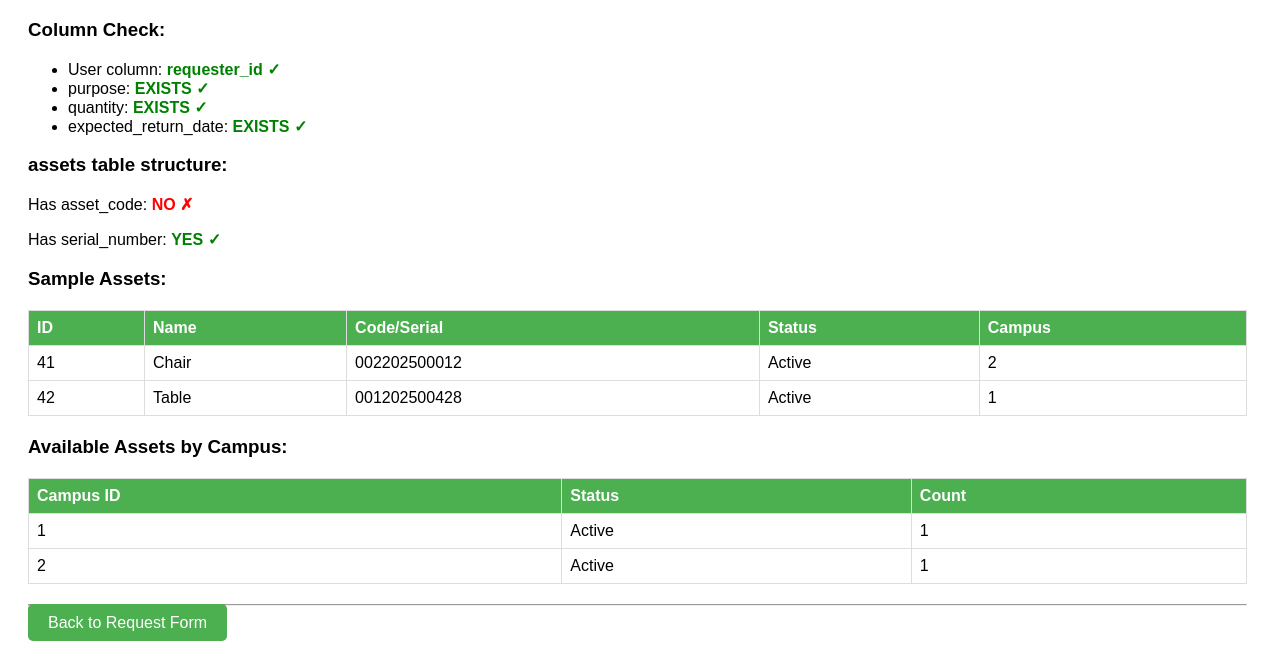
The page /check_schema.php (signed in, lower part) on the database as committed earlier.
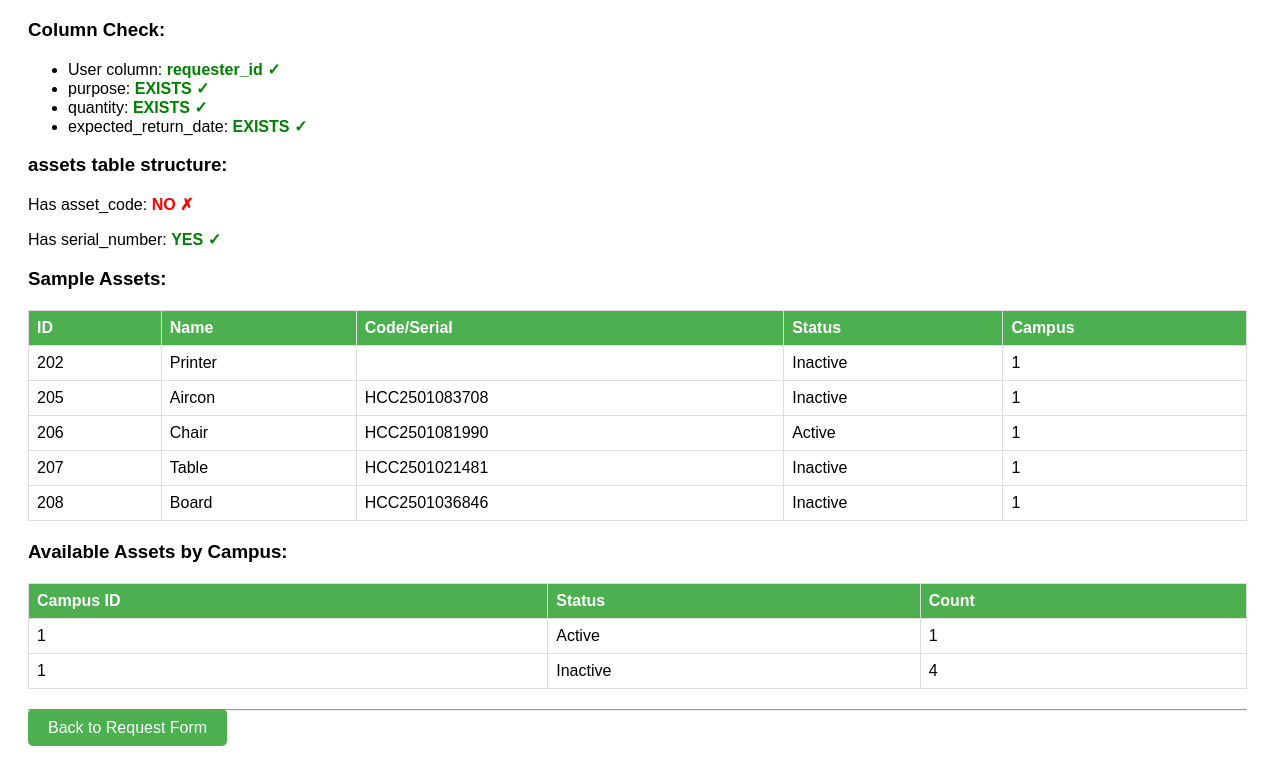
The same page on the database as committed later.
### tables this page shows
CREATE TABLE `assets` (
  `id` int(11) NOT NULL,
  `asset_name` varchar(255) NOT NULL,
  `category_id` int(11) NOT NULL,
  `status` enum('Active','Inactive','Damaged','Missing','Under Repair','Retired') DEFAULT 'Active' COMMENT 'Asset status: Active=in use, Inactive=in storage/available, Damaged=needs repair, Missing=lost/untraceable, Under Repair=being fixed, Retired=decommissioned',
  `campus_id` int(11) NOT NULL,
  `office_id` int(11) DEFAULT NULL,
  `location` varchar(255) NOT NULL,
  `room_id` int(11) DEFAULT NULL,
  `brand_id` int(11) DEFAULT NULL,
  `purchase_date` date NOT NULL,
  `value` decimal(15,2) NOT NULL,
  `original_value` decimal(15,2) DEFAULT NULL COMMENT 'Original purchase value',
  `current_value` decimal(15,2) DEFAULT NULL COMMENT 'Current depreciated value',
  `depreciation_rate` decimal(5,2) DEFAULT 0.00 COMMENT 'Annual depreciation rate in percentage',
  `last_depreciation_date` date DEFAULT NULL COMMENT 'Last date depreciation was calculated',
  `inventory_date` date DEFAULT NULL,
  `supplier` varchar(255) DEFAULT NULL,
  `quantity` int(11) NOT NULL DEFAULT 1,
  `inactive_quantity` int(11) NOT NULL DEFAULT 0,
  `serial_number` varchar(100) DEFAULT NULL,
  `barcode` varchar(255) DEFAULT NULL,
  `description` text DEFAULT NULL,
  `assigned_to` varchar(255) DEFAULT NULL,
  `assigned_email` varchar(255) DEFAULT NULL,
  `assigned_to_id` int(11) DEFAULT NULL,
  `assignment_date` date DEFAULT NULL,
  `unassigned_date` date DEFAULT NULL,
  `created_at` timestamp NOT NULL DEFAULT current_timestamp(),
  `updated_at` timestamp NOT NULL DEFAULT current_timestamp() ON UPDATE current_timestamp(),
  `created_by` int(11) DEFAULT NULL,
  `remarks` text DEFAULT NULL,
  `size` varchar(100) DEFAULT NULL,
  `article` varchar(255) DEFAULT NULL,
  `counted_by` varchar(255) DEFAULT NULL,
  `checked_by` varchar(255) DEFAULT NULL
);

### check_schema.php (the view, shortened to what this page needs)
<?php
require_once 'config.php';
try {
    $stmt = $pdo->query("DESCRIBE asset_requests");
    $columns = $stmt->fetchAll();
    $columnNames = array_column($columns, 'Field');
    $hasUserId = in_array('user_id', $columnNames);
    $hasRequesterId = in_array('requester_id', $columnNames);
    $hasRequestedBy = in_array('requested_by', $columnNames);
    $hasPurpose = in_array('purpose', $columnNames);
    $hasQuantity = in_array('quantity', $columnNames);
    $hasExpectedReturn = in_array('expected_return_date', $columnNames);
    echo "<h3>Column Check:</h3>";
    echo "<ul>";
    echo "<li>User column: " . ($hasUserId ? "<span class='success'>user_id ✓</span>" : ($hasRequesterId ? "<span class='success'>requester_id ✓</span>" : ($hasRequestedBy ? "<span class='success'>requested_by ✓</span>" : "<span class='error'>MISSING ✗</span>"))) . "</li>";
    echo "<li>purpose: " . ($hasPurpose ? "<span class='success'>EXISTS ✓</span>" : "<span class='error'>MISSING ✗</span>") . "</li>";
    echo "<li>quantity: " . ($hasQuantity ? "<span class='success'>EXISTS ✓</span>" : "<span class='error'>MISSING ✗</span>") . "</li>";
    echo "<li>expected_return_date: " . ($hasExpectedReturn ? "<span class='success'>EXISTS ✓</span>" : "<span class='error'>MISSING ✗</span>") . "</li>";
    echo "</ul>";
} catch (PDOException $e) {
    echo "<p class='error'>Error: " . $e->getMessage() . "</p>";
}
echo "<h3>assets table structure:</h3>";
try {
    $stmt = $pdo->query("DESCRIBE assets");
    $assetColumns = $stmt->fetchAll();
    $assetColumnNames = array_column($assetColumns, 'Field');
    $hasAssetCode = in_array('asset_code', $assetColumnNames);
    $hasSerialNumber = in_array('serial_number', $assetColumnNames);
    echo "<p>Has asset_code: " . ($hasAssetCode ? "<span class='success'>YES ✓</span>" : "<span class='error'>NO ✗</span>") . "</p>";
    echo "<p>Has serial_number: " . ($hasSerialNumber ? "<span class='success'>YES ✓</span>" : "<span class='error'>NO ✗</span>") . "</p>";
    $codeColumn = $hasAssetCode ? 'asset_code' : ($hasSerialNumber ? 'serial_number' : 'id');
    echo "<h3>Sample Assets:</h3>";
    $stmt = $pdo->query("SELECT id, asset_name, {$codeColumn} as code, status, campus_id FROM assets LIMIT 10");
    $assets = $stmt->fetchAll();
    echo "<table><tr><th>ID</th><th>Name</th><th>Code/Serial</th><th>Status</th><th>Campus</th></tr>";
    foreach ($assets as $asset) {
        echo "<tr><td>{$asset['id']}</td><td>{$asset['asset_name']}</td><td>{$asset['code']}</td><td>{$asset['status']}</td><td>{$asset['campus_id']}</td></tr>";
    }
    echo "</table>";
} catch (PDOException $e) {
    echo "<p class='error'>Error checking assets: " . $e->getMessage() . "</p>";
}
echo "<h3>Available Assets by Campus:</h3>";
$stmt = $pdo->query("SELECT campus_id, status, COUNT(*) as count FROM assets GROUP BY campus_id, status");
$counts = $stmt->fetchAll();
echo "<table><tr><th>Campus ID</th><th>Status</th><th>Count</th></tr>";
foreach ($counts as $count) {
    echo "<tr><td>{$count['campus_id']}</td><td>{$count['status']}</td><td>{$count['count']}</td></tr>";
}
echo "</table>";
echo "<hr><a href='request_asset.php' style='padding: 10px 20px; background: #4CAF50; color: white; text-decoration: none; border-radius: 5px;'>Back to Request Form</a>";
?>

Rows that differ between the two databases and show on the page:
removed assets: id "41", asset_name "Chair", serial_number "002202500012", status "Active", campus "2"
removed assets: id "42", asset_name "Table", serial_number "001202500428", status "Active", campus "1"
added assets: id "202", asset_name "Printer", status "Inactive", campus "1"
added assets: id "205", asset_name "Aircon", serial_number "HCC2501083708", status "Inactive", campus "1"
added assets: id "206", asset_name "Chair", serial_number "HCC2501081990", status "Active", campus "1"
added assets: id "207", asset_name "Table", serial_number "HCC2501021481", status "Inactive", campus "1"
added assets: id "208", asset_name "Board", serial_number "HCC2501036846", status "Inactive", campus "1"
Other text that changed with them:
new list line: "1 Inactive 4"
list line gone: "2 Active 1"
